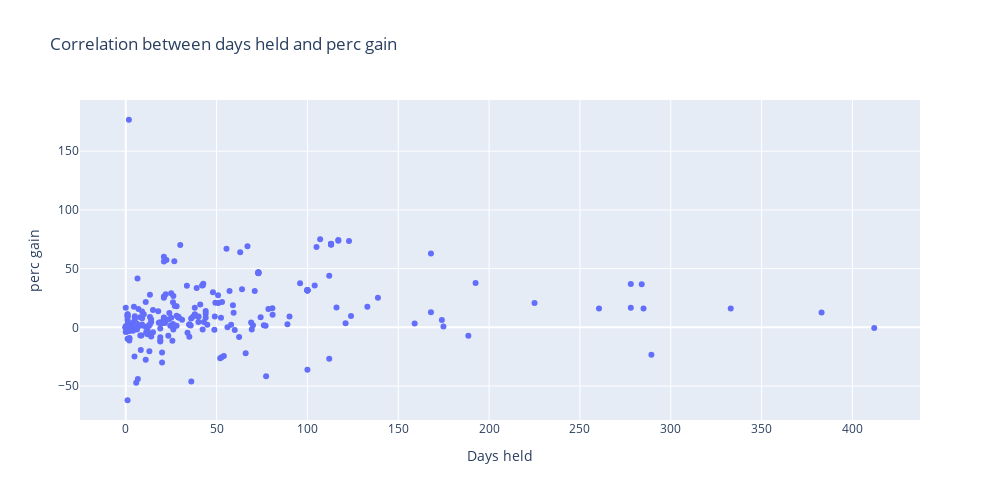

Notebook code for this chart:
### Code cell
fig2 = go.Figure()

fig2.add_trace(go.Scatter(x = sells['Days Held'], y = sells['Perc gain'], mode = 'markers', text = sells['Symbol']))

fig2.update_layout(title = 'Correlation between days held and perc gain', xaxis_title = 'Days held', yaxis_title = 'perc gain', width = 1000, height = 500)



fig2.show()

printmd("Pearson Correlation: " + str(round(sells['Days Held'].corr(sells['Perc gain']),3)))
print()

### Figure 1 — Plotly figure (JSON) as saved in the notebook; plotly's stock layout.template omitted (floating-point values rounded to 4 significant figures; data arrays with more than 128 entries replaced by an {"elided": "..."} marker saying what was removed)
{"data": [{"mode": "markers", "text": {"elided": "256 str values"}, "type": "scatter", "x": {"elided": "256 float values"}, "y": {"elided": "256 float values"}}], "layout": {"height": 500, "title": {"text": "Correlation between days held and perc gain"}, "width": 1000, "xaxis": {"autorange": true, "range": [-25.18, 437.2], "title": {"text": "Days held"}, "type": "linear"}, "yaxis": {"autorange": true, "range": [-78.91, 193.6], "title": {"text": "perc gain"}, "type": "linear"}}}
